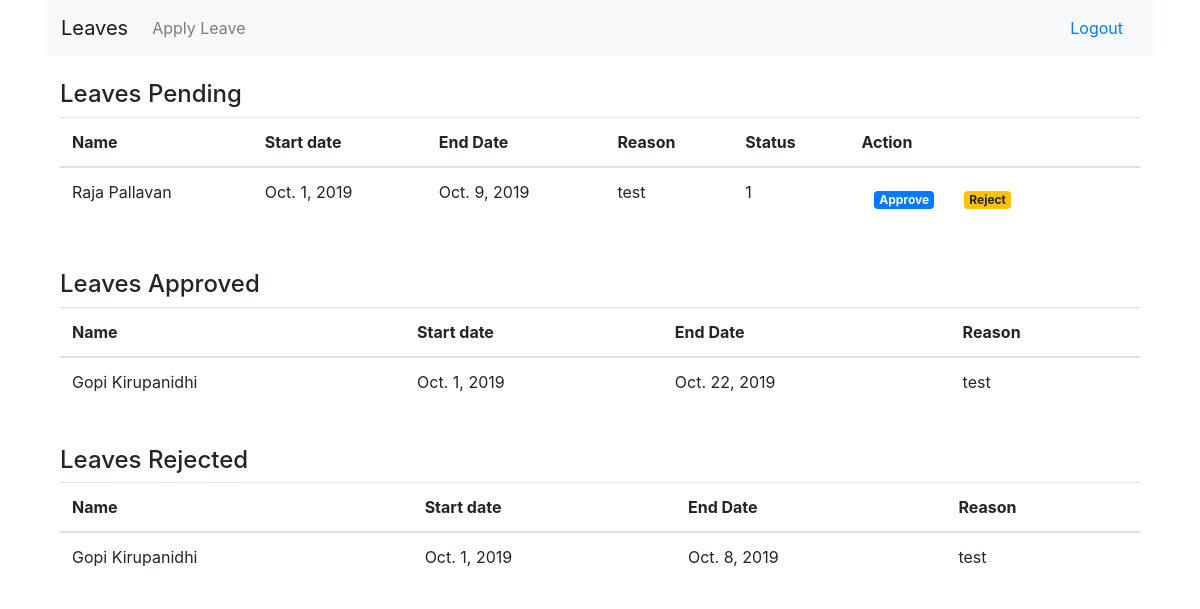
Page /managerdashboard/ (signed in) on the committed database.
### sslmsapp/models.py (models this page shows, shortened)
class Leave(models.Model):
    requester = models.ForeignKey("sslmsapp.Employee", related_name='requester', verbose_name=_("Requester"), on_delete=models.CASCADE)
    approver = models.ForeignKey("sslmsapp.Employee", related_name='approver', verbose_name=_("Approver"), on_delete=models.CASCADE)
    reason = models.TextField()
    leave_type = models.IntegerField(choices=LEAVE_TYPE, default=1)
    leave_status = models.IntegerField(choices=LEAVE_STATUS, default=1)
    start_date = models.DateField(_("Start Date"), auto_now=False, auto_now_add=False)
    end_date = models.DateField(_("End Date"), auto_now=False, auto_now_add=False)

class Employee(models.Model):
    user = models.OneToOneField(User, on_delete=models.CASCADE)
    first_name = models.CharField(max_length = 200)
    last_name = models.CharField(max_length = 200)
    manager = models.BooleanField(default=False)

### sslmsapp/views.py (the view)
# urls.py: path('managerdashboard/', views.managerdashboard, name="managerdashboard"),
@login_required
def managerdashboard(request):
    employee = Employee.objects.get(id=request.user.id)
    context = {'employee': employee}
    leaves_pending = Leave.objects.filter(leave_status = 1)
    leaves_approved = Leave.objects.filter(leave_status = 2)
    leaves_rejected = Leave.objects.filter(leave_status = 3)
    context.update({'leaves_pending': leaves_pending, 'leaves_approved': leaves_approved, 'leaves_rejected': leaves_rejected})
    return render(request, 'managerdashboard.html', context=context)

### sslmsapp/templates/managerdashboard.html (shortened to what this page needs)
{% extends 'user_base.html' %}
{% block content %}
<div class="container">
    <br>
    <h4>Leaves Pending</h4>
    <table class="table">
        <thead>
            <tr>
                <th>Name</th>
                <th>Start date</th>
                <th>End Date</th>
                <th>Reason</th>
                <th>Status</th>
                <th>Action</th>
            </tr>
        </thead>
        <tbody>
            {% for leave in leaves_pending %}
            <tr>
                <td scope="row">{{ leave.requester.first_name }} {{ leave.requester.last_name }}</td>
                <td>{{ leave.start_date }}</td>
                <td>{{ leave.end_date }}</td>
                <td>{{ leave.reason }}</td>
                <td>{{ leave.leave_status }}</td>
                <td>
                    <a class="btn" href="{% url 'approveleave' leave.id %}">
                        <span class="badge badge-primary">Approve</span>
                    </a>
                    <a class="btn" href="{% url 'rejectleave' leave.id %}">
                        <span class="badge badge-warning">Reject</span>
                    </a>
                </td>
            </tr>
            {% endfor %}
        </tbody>
    </table>
    <br>
    <h4>Leaves Approved</h4>
    <table class="table">
        <thead>
            <tr>
                <th>Name</th>
                <th>Start date</th>
                <th>End Date</th>
                <th>Reason</th>
            </tr>
        </thead>
        <tbody>
            {% for leave in leaves_approved %}
            <tr>
                <td scope="row">{{ leave.requester.first_name }} {{ leave.requester.last_name }}</td>
                <td>{{ leave.start_date }}</td>
                <td>{{ leave.end_date }}</td>
                <td>{{ leave.reason }}</td>
            </tr>
            {% endfor %}
        </tbody>
    </table>
    <br>
    <h4>Leaves Rejected</h4>
    <table class="table">
        <thead>
            <tr>
                <th>Name</th>
                <th>Start date</th>
                <th>End Date</th>
                <th>Reason</th>
            </tr>
        </thead>
        <tbody>
            {% for leave in leaves_rejected %}
            <tr>
                <td scope="row">{{ leave.requester.first_name }} {{ leave.requester.last_name }}</td>
                <td>{{ leave.start_date }}</td>
                <td>{{ leave.end_date }}</td>
                <td>{{ leave.reason }}</td>
            </tr>
            {% endfor %}
        </tbody>
    </table>
</div>
{% endblock content %}

### sslmsapp/templates/user_base.html (shortened to what this page needs)
{% extends 'base.html' %}
{% block navbar %}
  <nav class="navbar navbar-expand-sm navbar-light bg-light">
    <a class="navbar-brand" href="{% url 'employeedashboard' %}">Leaves</a>
    <div class="collapse navbar-collapse" id="collapsibleNavId">
      <ul class="navbar-nav mr-auto mt-2 mt-lg-0">
        <li class="nav-item">
          <a class="nav-link" href="{% if employee.manager %}{% else %}{% url 'applyleave' %}{% endif %}">Apply Leave</a>
        </li>
      </ul>
      <a class="nav-link" href="{% url 'user_logout' %}">Logout <span class="sr-only">(current)</span></a>
    </div>
  </nav>
{% endblock navbar %}

### sslmsapp/templates/base.html (shortened to what this page needs)
{% load static %}
<!doctype html>
<html lang="en">
<head>
  <link rel="stylesheet" href="https://stackpath.bootstrapcdn.com/bootstrap/4.3.1/css/bootstrap.min.css"
>
</head>
<body>
  <div class="container">
    {% block navbar %}
    {% endblock navbar %}
    {% block content %}
    {% endblock %}
  </div>
</body>
</html>

### rows in the picture
Leave: requester.first_name "Raja", requester.last_name "Pallavan", start_date "Oct. 1, 2019", end_date "Oct. 9, 2019", reason "test", leave_status "1"
Leave: requester.first_name "Gopi", requester.last_name "Kirupanidhi", start_date "Oct. 1, 2019", end_date "Oct. 22, 2019", reason "test"
Leave: requester.first_name "Gopi", requester.last_name "Kirupanidhi", start_date "Oct. 1, 2019", end_date "Oct. 8, 2019", reason "test"
